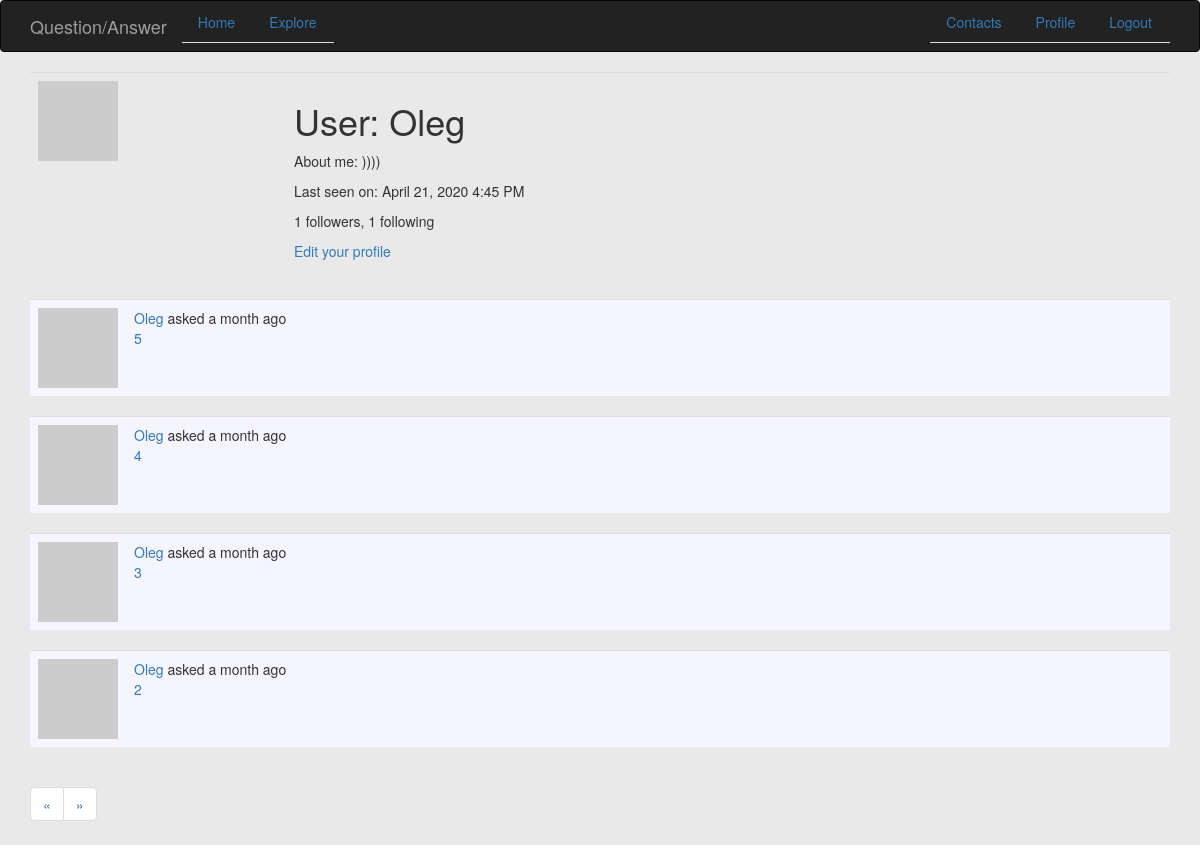
Page /user/Oleg (signed in) on the earlier database version.
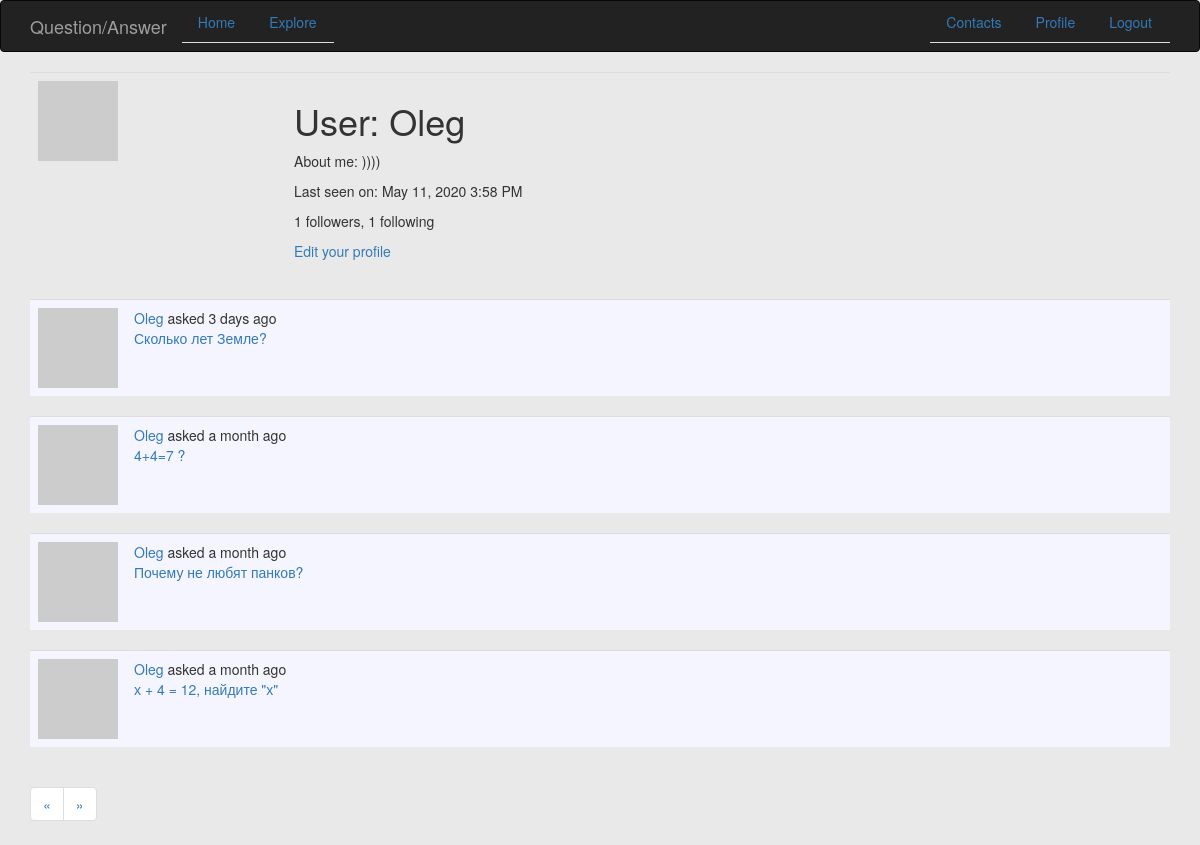
Same page on the later database version.
### app/models.py (models this page shows, shortened)
class User(UserMixin, db.Model):
    id = db.Column(db.Integer, primary_key=True)
    username = db.Column(db.String(64), index=True, unique=True)
    email = db.Column(db.String(120), index=True, unique=True)
    password_hash = db.Column(db.String(128))
    posts = db.relationship('Post', backref='author', lazy='dynamic')
    answers = db.relationship('Answer', backref='author', lazy='dynamic')
    about_me = db.Column(db.String(140))
    last_seen = db.Column(db.DateTime, default=datetime.utcnow)
    followed = db.relationship(
        'User', secondary=followers,
        primaryjoin=(followers.c.follower_id == id),
        secondaryjoin=(followers.c.followed_id == id),
        backref=db.backref('followers', lazy='dynamic'), lazy='dynamic')
    def avatar(self, size):
        digest = md5(self.email.lower().encode('utf-8')).hexdigest()
        return 'https://www.gravatar.com/avatar/{}?d=identicon&s={}'.format(
            digest, size)

class Post(db.Model):
    id = db.Column(db.Integer, primary_key=True)
    body = db.Column(db.String(140))
    timestamp = db.Column(db.DateTime, index=True, default=datetime.utcnow)
    user_id = db.Column(db.Integer, db.ForeignKey('user.id'))
    answers = db.relationship('Answer', backref='post', lazy='dynamic')

### app/routes.py (the view)
@app.route('/user/<username>')
@login_required
def user(username):
    user = User.query.filter_by(username=username).first_or_404()
    page = request.args.get('page', 1, type=int)
    posts = user.posts.order_by(Post.timestamp.desc()).paginate(
        page, app.config['POSTS_PER_PAGE'], False)
    next_url = url_for('user', username=user.username, page=posts.next_num) \
        if posts.has_next else None
    prev_url = url_for('user', username=user.username, page=posts.prev_num) \
        if posts.has_prev else None
    return render_template('user.html', user=user, posts=posts.items,
                           next_url=next_url, prev_url=prev_url)

### app/models.py (called while the page is built)
@login.user_loader
def load_user(id):
    return User.query.get(int(id))

### app/routes.py (called while the page is built)
@app.before_request
def before_request():
    if current_user.is_authenticated:
        current_user.last_seen = datetime.utcnow()
        db.session.commit()
    g.locale = str(get_locale())

### app/templates/user.html
{% extends "base.html" %}
{% block app_content %}
    <table class="table table-hover">
        <tr>
            <td width="256px"><img src="{{ user.avatar(200) }}"></td>
            <td>
                <h1>{{ _('User') }}: {{ user.username }}</h1>
                {% if user.about_me %}
                	<p>{{ _('About me') }}:  {{ user.about_me }}</p>
                {% endif %}
                {% if user.last_seen %}
                	<p>{{ _('Last seen on') }}: {{ moment(user.last_seen).format('LLL') }}</p>
                {% endif %}
                <p>{{ _('%(count)d followers', count=user.followers.count()) }}, {{ _('%(count)d following', count=user.followed.count()) }}</p>
                {% if user == current_user %}
                <p><a href="{{ url_for('edit_profile') }}">{{ _('Edit your profile') }}</a></p>
                {% elif not current_user.is_following(user) %}
                <p><a href="{{ url_for('follow', username=user.username) }}">{{ _('Follow') }}</a></p>
                {% else %}
                <p><a href="{{ url_for('unfollow', username=user.username) }}">{{ _('Unfollow') }}</a></p>
                {% endif %}
            </td>
        </tr>
    </table>
    {% for post in posts %}
        {% include '_post.html' %}
    {% endfor %}
    <nav aria-label="Page navigation example">
      <ul class="pagination">
        <li class="page-item">
          <a class="page-link" href="{{ prev_url or '#' }}" aria-label="Previous">
            <span aria-hidden="true">&laquo;</span>
          </a>
        </li>
        <li class="page-item">
          <a class="page-link" href="{{ next_url or '#' }}" aria-label="Next">
            <span aria-hidden="true">&raquo;</span>
          </a>
        </li>
      </ul>
    </nav>
{% endblock %}

### app/templates/base.html (shortened to what this page needs)
{% extends 'bootstrap/base.html' %}
{% block navbar %}
    <html>
        <body style="background-color:#E9E9E9">
        <nav class="navbar navbar-inverse" >
            <div class="container">
                <div class="navbar-header">
                <a class="navbar-brand" href="{{ url_for('index') }}"> {{_('Question/Answer')}} </a>
                </div>
                <div class="collapse navbar-collapse" id="bs-example-navbar-collapse-1">
                    <ul class="nav nav-tabs navbar-left">
                        <li class="nav-item">
                            <a class="nav-link active" href="{{ url_for('index') }}">{{ _('Home') }}</a>
                        </li>
                        <li class="nav-item">
                            <a class="nav-link" href="{{ url_for('explore') }}">{{ _('Explore') }}</a>
                        </li>
                    </ul>
                    <ul class="nav nav-tabs navbar-right">
                        {% if current_user.is_anonymous %}
                        <li class="nav-item">
                            <a class="nav-link" href="{{ url_for('login') }}">{{ _('Login') }}</a>
                        </li>
                        {% else %}
                        <li class="nav-item">
                            <a class="nav-link" href="{{ url_for('contacts') }}">{{ _('Contacts') }}</a>
                        </li>
                        <li class="nav-item">
                            <a class="nav-link" href="{{ url_for('user', username=current_user.username) }}">{{ _('Profile') }}</a>
                        </li>
                        <li class="nav-item">
                            <a class="nav-link" href="{{ url_for('logout') }}">{{ _('Logout') }}</a>
                        </li>
                        {% endif %}
                    </ul>
                </div>
            </div>
        </nav>
        </body>
    </html>
{% endblock %}
{% block content %}
    <div class="container">
        {% block app_content %}{% endblock %}
    </div>
{% endblock %}

### app/templates/_post.html (shortened to what this page needs)
<table class="table table-hover" style="background-color:#F5F5FF">
    <tr>
        <td width="70px">
            <a href="{{ url_for('user', username=post.author.username) }}">
                <img src="{{ post.author.avatar(70) }}" />
            </a>
        </td>
        <td>
            {{ _('%(username)s asked %(when)s',
                username=user_link, when=moment(post.timestamp).fromNow()) }}
            <br>
            <a href="{{url_for('question', quest_id = post.id)}}"> {{post.body}} </a>
        </td>
    </tr>
</table>

Differences in the rows shown:
no longer on this page (row edited): Post: body "5"
no longer on this page (row edited): Post: body "3"
no longer on this page (row edited): Post: body "2"
changed User "Oleg": last_seen "April 21, 2020 4:45 PM" → "May 11, 2020 3:58 PM"
added Post: body "Сколько лет Земле?"
now on this page (row edited): Post: body "4+4=7 ?"
changed Post: body "4" → "Почему не любят панков?"
now on this page (row edited): Post: body "х + 4 = 12, найдите \"х\""
